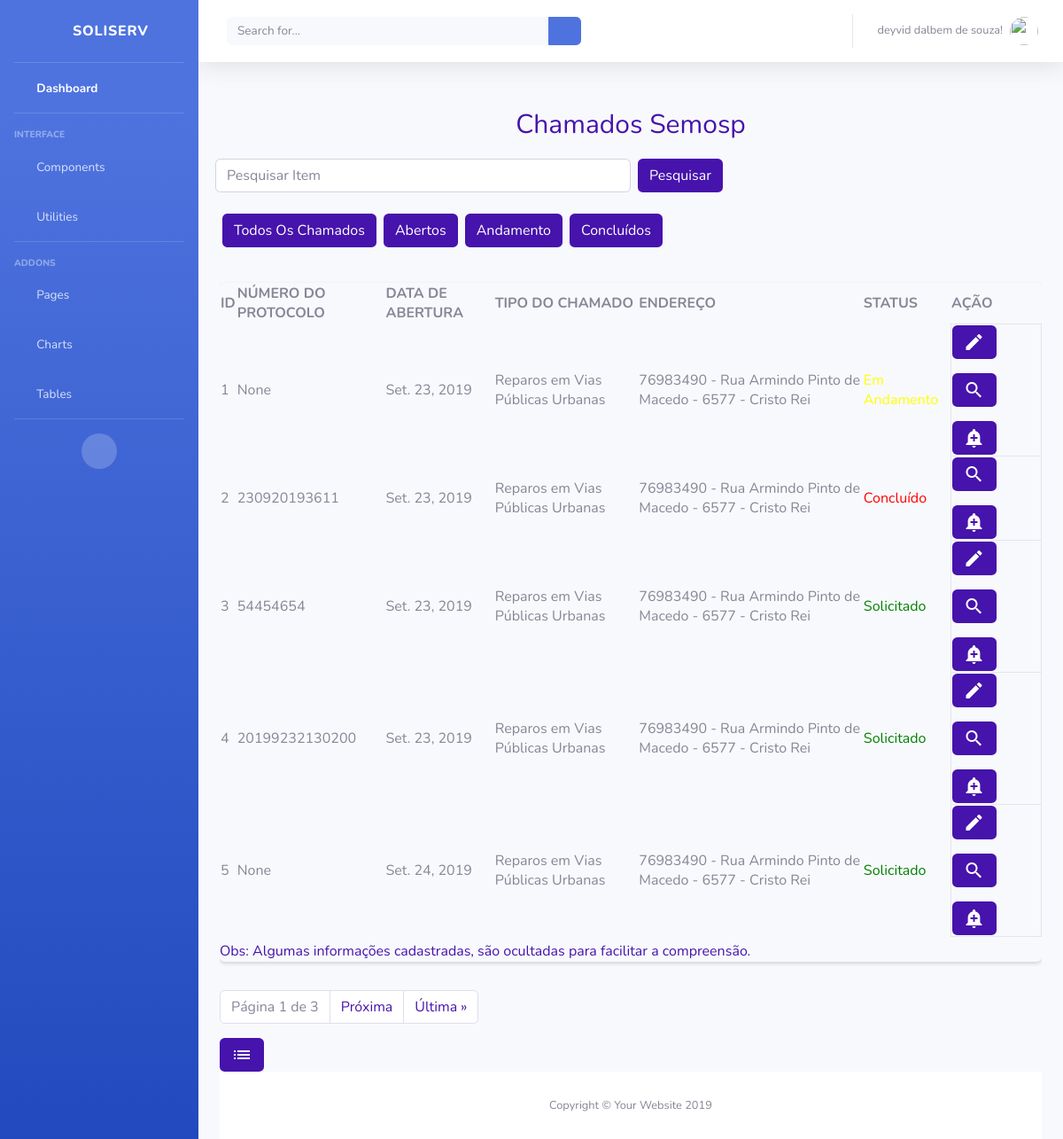
Before: /Orgao/listarChamadosOrgao/ (signed in) with the older database file.
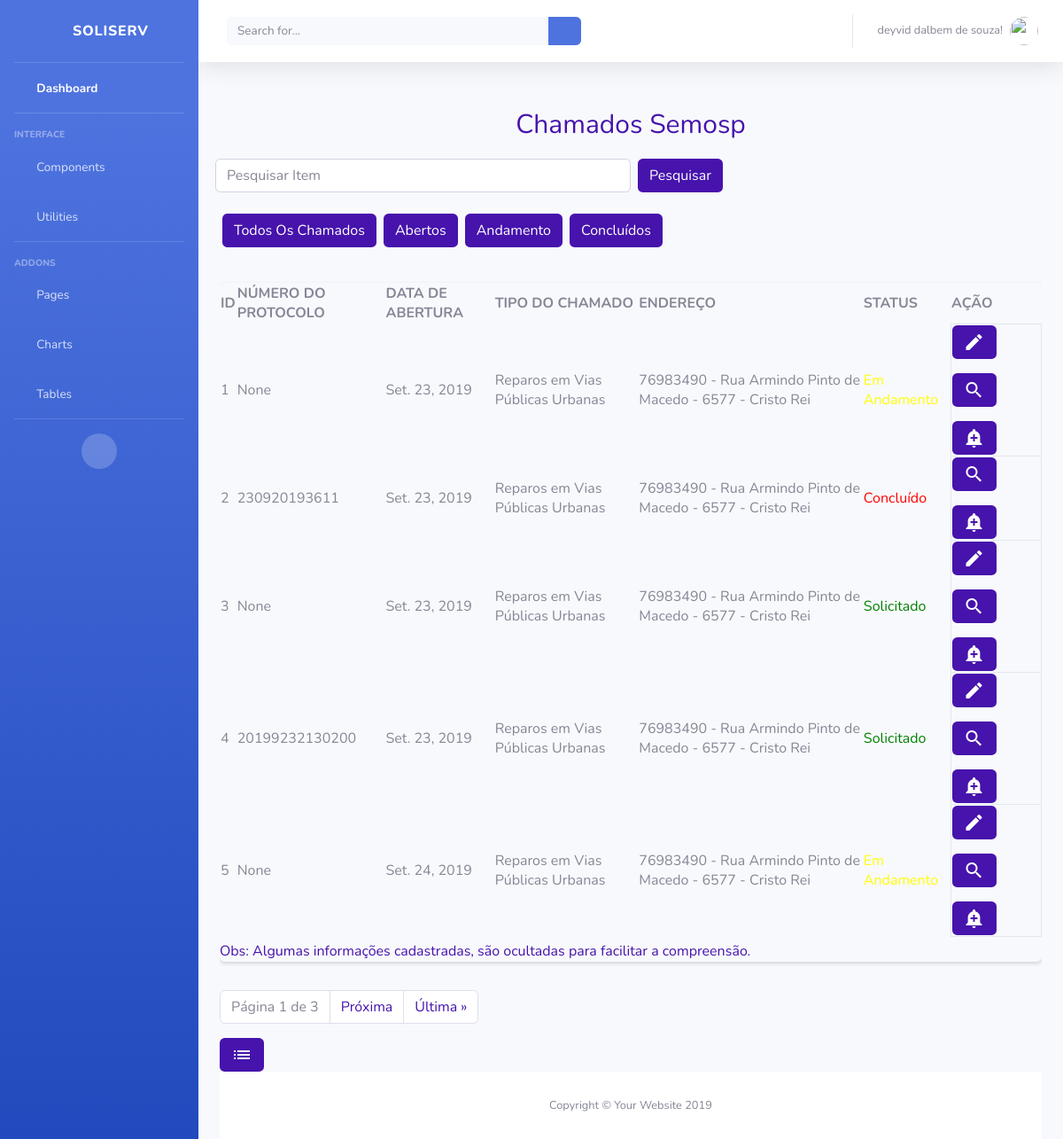
After: the same page with the newer database file.
### Chamados/models.py (models this page shows, shortened)
class Chamado(models.Model):
    dataAbertura = models.DateField('ABERTO EM',auto_now_add=True)
    dataConclusao = models.DateField('CONCLUÍDO EM',auto_now=True)
    numeroProtocolo = models.CharField('NÚMERO DE PROTOCOLO', max_length=45, null=True, blank=True)
    observacao = models.CharField('OBSERVAÇÃO',max_length=100)
    observacaoOrgao = models.CharField('RETORNO DO ÓRGÃO', max_length=100, null=True, blank=True)
    idStatus = models.ForeignKey(
        Status, on_delete=models.CASCADE, verbose_name="STATUS")
    idOrgao = models.ForeignKey(
        Orgao, on_delete=models.CASCADE, verbose_name="ORGÃO")
    idTipoChamado = models.ForeignKey(
        TipoChamado, on_delete=models.CASCADE, verbose_name="TIPO DE CHAMADO")
    idUsuario = models.ForeignKey(
        User, on_delete=models.CASCADE, verbose_name="USUÁRIO")
    idEndereco = models.ForeignKey(
        Endereco, on_delete=models.CASCADE, verbose_name="ENDEREÇO DO CHAMADO")
    class Meta:
        verbose_name = "Chamado"
        verbose_name_plural = "Chamados"

class Status(models.Model):
    descricao = models.CharField('DESCRIÇÃO', max_length=45)
    class Meta:
        verbose_name = "Status"
        verbose_name_plural = "Status"

class TipoChamado(models.Model):
    descricaoTipoChamado = models.CharField('TIPO CHAMADO', max_length=45)
    idOrgao = models.ForeignKey(
        Orgao, on_delete=models.CASCADE, verbose_name="ORGÃO")
    class Meta:
        verbose_name = "TipoChamados"
        verbose_name_plural = "TipoChamados"

### Usuario/models.py (models this page shows)
class Endereco(models.Model):
    cep = models.IntegerField('CEP')
    logradouro = models.CharField('LOGRADOURO', max_length=45)
    enderecoNumero = models.CharField('NÚMERO', max_length=11)
    complemento = models.CharField('COMPLEMENTO', max_length=45)
    bairro = models.CharField('BAIRRO', max_length=45)
    observacao = models.CharField('OBSERVAÇÃO', max_length=45)
    municipio = models.CharField('MUNICIPIO', max_length=45)
    estado = models.CharField('ESTADO', max_length=2)
    idPessoa = models.ForeignKey(
        User, on_delete=models.CASCADE, verbose_name="PESSOA")
    def __str__(self):
        return (str (self.cep))+" - " + self.logradouro +" - "+ self.enderecoNumero + " - " + self.bairro
    class Meta:
        verbose_name = "Endereco"
        verbose_name_plural = "Endereco"

### Orgao/views.py (the view)
# urls.py: path('listarChamadosOrgao/', views.ListaOrgaoChamado, name='lista_chamados_orgao'),
def ListaOrgaoChamado(request):
    if not request.user.has_perm('Chamado.view_Chamado'):
        return render(request, 'Orgao/bloqueioDeAcesso.html')
    else:
        lista_chamados = Chamado.objects.all()
        paginator = Paginator(lista_chamados, 5)
        page = request.GET.get('page')
        lista_chamados = paginator.get_page(page)
        context = {'lista_chamados': lista_chamados}
        if not request.user.is_authenticated:
            return render(request, 'Usuario/acessoNegado.html')
        else:
            return render(request, 'ChamadosOrgao/listarChamadosOrgao.html', context)

### Orgao/templates/ChamadosOrgao/listarChamadosOrgao.html (shortened to what the changed rows need)
{% extends "sistemaDeGestaoDeServicosPublicos/index1.html" %}
{% block centro %}
{% if user.is_authenticated %}
{% if lista_chamados %}
<form>
    <div class="section-2" style="overflow-x: auto;">
        <div  class="w-100 mt-3 mb-3 table-holder rounded shadow-sm">
            <table id="tabela">
                <tr>
                        <th>ID</th>
                    <th>NÚMERO DO PROTOCOLO</th>
                    <th>DATA DE ABERTURA</th>
                    <th>TIPO DO CHAMADO</th>
                    <th>ENDEREÇO</th>
                    <th>STATUS</th>
                    <th>AÇÃO</th>
                </tr>
                {% for chamado in lista_chamados %}
                <tr>
                        <td>{{chamado.id}}</td>
                    <td>{{chamado.numeroProtocolo}}</td>
                    <td>{{chamado.dataAbertura}}</td>
                    <td>{{chamado.idTipoChamado.descricaoTipoChamado}}</td>
                    <td>{{chamado.idEndereco}}</td>
                    {% if chamado.idStatus.pk == 1  %}
                    <td style="color: green">{{chamado.idStatus.descricao}}</td>
                    {% elif chamado.idStatus.pk == 3  %}
                    <td style="color: yellow">{{chamado.idStatus.descricao}}</td>
                    {% elif chamado.idStatus.pk == 2 %}
                    <td style="color: red">{{chamado.idStatus.descricao}}</td>
                    {% endif %}
                    <td class="border">
                        {% if chamado.idStatus.pk != 2 %}
                        <a class="btn mb-3" style="background: #4613ac; color: white;"
                            href="{% url 'Orgao:atualizar_chamados_orgao' chamado.id %}" title="Editar Chamado">
                            <i class="material-icons">edit</i></a>
                        {% endif %}
                        <a class="btn mb-3" style="background: #4613ac; color: white;" href="{% url 'Chamados:chamado_detalhado' chamado.id %}" title="Detalhes do Chamado">
                            <i class="material-icons">search</i>
                        </a>
                        <a class="btn" style="background: #4613ac; color: white;" href="{% url 'Orgao:cadastrar_ocorrencias_chamados' chamado.id%}" title="Adicionar ocorrências do Chamado">
                                <i class="material-icons">add_alert</i>
                            </a>
                    </td>
                </tr>
                {% endfor %}
            </table>
        </div>
    </div>
</form>
{% endif %}
{% endif %}
{% endblock %}

Changed rows visible on the page:
changed Chamado id 3: numeroProtocolo "54454654" → "None"
changed Chamado "Set. 24, 2019": idStatus_id 1 → 3 (drawn); idStatus.descricao "Solicitado" → "Em Andamento"
